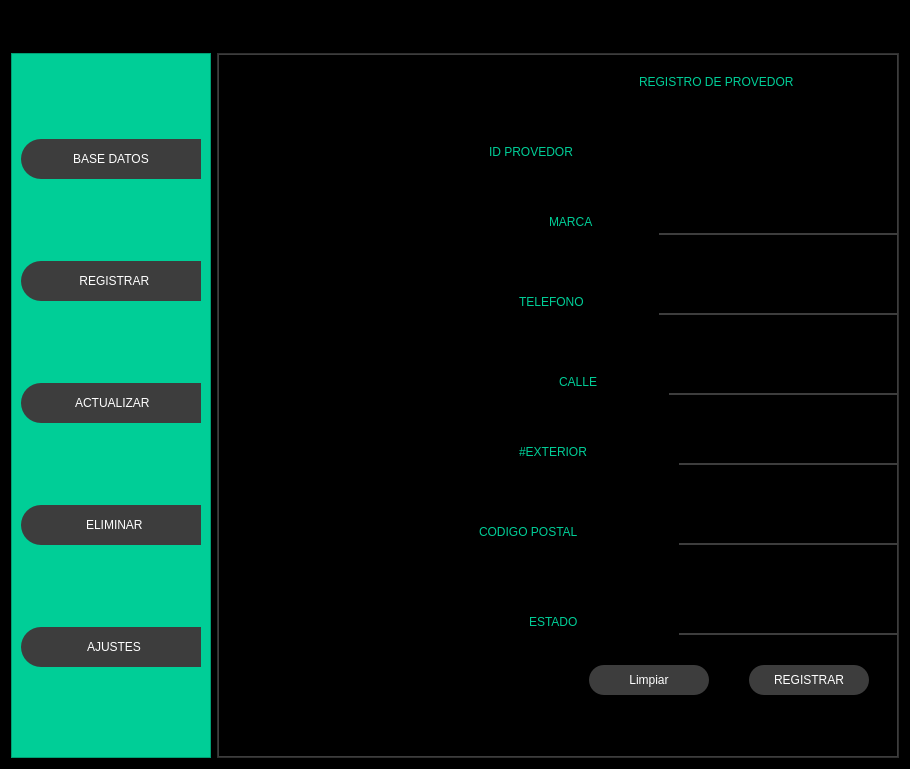
<?xml version="1.0" encoding="UTF-8"?>
<ui version="4.0">
 <class>MainWindow</class>
 <widget class="QMainWindow" name="MainWindow">
  <property name="geometry">
   <rect>
    <x>0</x>
    <y>0</y>
    <width>910</width>
    <height>769</height>
   </rect>
  </property>
  <property name="windowTitle">
   <string>MainWindow</string>
  </property>
  <property name="layoutDirection">
   <enum>Qt::LeftToRight</enum>
  </property>
  <widget class="QWidget" name="centralwidget">
   <property name="styleSheet">
    <string notr="true">background-color: rgb(0, 0, 0);</string>
   </property>
   <layout class="QVBoxLayout" name="verticalLayout">
    <property name="spacing">
     <number>0</number>
    </property>
    <property name="leftMargin">
     <number>0</number>
    </property>
    <property name="topMargin">
     <number>0</number>
    </property>
    <property name="rightMargin">
     <number>0</number>
    </property>
    <property name="bottomMargin">
     <number>0</number>
    </property>
    <item>
     <widget class="QFrame" name="frame">
      <property name="frameShape">
       <enum>QFrame::StyledPanel</enum>
      </property>
      <property name="frameShadow">
       <enum>QFrame::Raised</enum>
      </property>
      <layout class="QVBoxLayout" name="verticalLayout_2" stretch="1,8">
       <property name="spacing">
        <number>0</number>
       </property>
       <property name="leftMargin">
        <number>0</number>
       </property>
       <property name="topMargin">
        <number>0</number>
       </property>
       <property name="rightMargin">
        <number>0</number>
       </property>
       <property name="bottomMargin">
        <number>0</number>
       </property>
       <item>
        <widget class="QFrame" name="frame_superior">
         <property name="minimumSize">
          <size>
           <width>0</width>
           <height>42</height>
          </size>
         </property>
         <property name="maximumSize">
          <size>
           <width>16777215</width>
           <height>40</height>
          </size>
         </property>
         <property name="styleSheet">
          <string notr="true">
QFrame{
background-color: rgb(0, 0, 0);
}



QPushButton{
background-color:#000000ff;
border-radius:20px;

}


QPushButton:hover{
background-color: rgb(61, 61, 61);
border-radius:20px;
}</string>
         </property>
         <property name="frameShape">
          <enum>QFrame::StyledPanel</enum>
         </property>
         <property name="frameShadow">
          <enum>QFrame::Raised</enum>
         </property>
         <layout class="QHBoxLayout" name="horizontalLayout">
          <property name="spacing">
           <number>5</number>
          </property>
          <property name="leftMargin">
           <number>0</number>
          </property>
          <property name="topMargin">
           <number>0</number>
          </property>
          <property name="rightMargin">
           <number>0</number>
          </property>
          <property name="bottomMargin">
           <number>0</number>
          </property>
          <item>
           <widget class="QLabel" name="label">
            <property name="styleSheet">
             <string notr="true">font: 87 12pt &quot;Arial Black&quot;;
color: rgb(0, 206, 151);</string>
            </property>
            <property name="text">
             <string/>
            </property>
           </widget>
          </item>
          <item>
           <widget class="QPushButton" name="bt_menu">
            <property name="minimumSize">
             <size>
              <width>200</width>
              <height>0</height>
             </size>
            </property>
            <property name="text">
             <string/>
            </property>
            <property name="icon">
             <iconset>
              <normaloff>imagenes/menu.svg</normaloff>imagenes/menu.svg</iconset>
            </property>
            <property name="iconSize">
             <size>
              <width>38</width>
              <height>38</height>
             </size>
            </property>
           </widget>
          </item>
          <item>
           <spacer name="horizontalSpacer">
            <property name="orientation">
             <enum>Qt::Horizontal</enum>
            </property>
            <property name="sizeHint" stdset="0">
             <size>
              <width>252</width>
              <height>17</height>
             </size>
            </property>
           </spacer>
          </item>
          <item>
           <widget class="QPushButton" name="bt_minimizar">
            <property name="minimumSize">
             <size>
              <width>40</width>
              <height>40</height>
             </size>
            </property>
            <property name="styleSheet">
             <string notr="true"/>
            </property>
            <property name="text">
             <string/>
            </property>
            <property name="icon">
             <iconset>
              <normaloff>imagenes/minimizar.svg</normaloff>imagenes/minimizar.svg</iconset>
            </property>
            <property name="iconSize">
             <size>
              <width>38</width>
              <height>38</height>
             </size>
            </property>
           </widget>
          </item>
          <item>
           <widget class="QPushButton" name="bt_restaurar">
            <property name="minimumSize">
             <size>
              <width>40</width>
              <height>40</height>
             </size>
            </property>
            <property name="styleSheet">
             <string notr="true"/>
            </property>
            <property name="text">
             <string/>
            </property>
            <property name="icon">
             <iconset>
              <normaloff>imagenes/minimo.svg</normaloff>imagenes/minimo.svg</iconset>
            </property>
            <property name="iconSize">
             <size>
              <width>38</width>
              <height>38</height>
             </size>
            </property>
           </widget>
          </item>
          <item>
           <widget class="QPushButton" name="bt_maximizar">
            <property name="minimumSize">
             <size>
              <width>40</width>
              <height>40</height>
             </size>
            </property>
            <property name="styleSheet">
             <string notr="true"/>
            </property>
            <property name="text">
             <string/>
            </property>
            <property name="icon">
             <iconset>
              <normaloff>imagenes/maximo.svg</normaloff>imagenes/maximo.svg</iconset>
            </property>
            <property name="iconSize">
             <size>
              <width>38</width>
              <height>38</height>
             </size>
            </property>
           </widget>
          </item>
          <item>
           <widget class="QPushButton" name="bt_cerrar">
            <property name="minimumSize">
             <size>
              <width>40</width>
              <height>40</height>
             </size>
            </property>
            <property name="styleSheet">
             <string notr="true"/>
            </property>
            <property name="text">
             <string/>
            </property>
            <property name="icon">
             <iconset>
              <normaloff>imagenes/cerrar.svg</normaloff>imagenes/cerrar.svg</iconset>
            </property>
            <property name="iconSize">
             <size>
              <width>38</width>
              <height>38</height>
             </size>
            </property>
           </widget>
          </item>
         </layout>
        </widget>
       </item>
       <item>
        <widget class="QFrame" name="frame_contenido">
         <property name="frameShape">
          <enum>QFrame::StyledPanel</enum>
         </property>
         <property name="frameShadow">
          <enum>QFrame::Raised</enum>
         </property>
         <layout class="QHBoxLayout" name="horizontalLayout_2">
          <item>
           <widget class="QFrame" name="frame_control">
            <property name="minimumSize">
             <size>
              <width>200</width>
              <height>0</height>
             </size>
            </property>
            <property name="maximumSize">
             <size>
              <width>0</width>
              <height>16777215</height>
             </size>
            </property>
            <property name="styleSheet">
             <string notr="true">
QFrame{
background-color: rgb(0, 206, 151);
}



QPushButton{
background-color: rgb(61, 61, 61);
border-top-left-radius: 20px;
border-bottom-left-radius: 20px;
color: rgb(255, 255, 255);
font: 77 10pt &quot;Arial Black&quot;;
	
}

QPushButton:hover{
background-color: white;
border-top-left-radius: 20px;
border-bottom-left-radius: 20px;
color: rgb(0, 0, 0);
font: 77 10pt &quot;Arial Black&quot;;
}</string>
            </property>
            <property name="frameShape">
             <enum>QFrame::StyledPanel</enum>
            </property>
            <property name="frameShadow">
             <enum>QFrame::Raised</enum>
            </property>
            <layout class="QVBoxLayout" name="verticalLayout_3">
             <item>
              <widget class="QPushButton" name="bt_datos">
               <property name="minimumSize">
                <size>
                 <width>0</width>
                 <height>40</height>
                </size>
               </property>
               <property name="text">
                <string>BASE DATOS</string>
               </property>
               <property name="icon">
                <iconset>
                 <normaloff>imagenes/base datos.svg</normaloff>imagenes/base datos.svg</iconset>
               </property>
               <property name="iconSize">
                <size>
                 <width>35</width>
                 <height>35</height>
                </size>
               </property>
              </widget>
             </item>
             <item>
              <widget class="QPushButton" name="bt_registrar">
               <property name="minimumSize">
                <size>
                 <width>0</width>
                 <height>40</height>
                </size>
               </property>
               <property name="text">
                <string>  REGISTRAR</string>
               </property>
               <property name="icon">
                <iconset>
                 <normaloff>imagenes/registrar.svg</normaloff>imagenes/registrar.svg</iconset>
               </property>
               <property name="iconSize">
                <size>
                 <width>30</width>
                 <height>30</height>
                </size>
               </property>
              </widget>
             </item>
             <item>
              <widget class="QPushButton" name="bt_actualizar">
               <property name="minimumSize">
                <size>
                 <width>0</width>
                 <height>40</height>
                </size>
               </property>
               <property name="text">
                <string> ACTUALIZAR</string>
               </property>
               <property name="icon">
                <iconset>
                 <normaloff>imagenes/actualizar.svg</normaloff>imagenes/actualizar.svg</iconset>
               </property>
               <property name="iconSize">
                <size>
                 <width>35</width>
                 <height>35</height>
                </size>
               </property>
              </widget>
             </item>
             <item>
              <widget class="QPushButton" name="bt_eliminar">
               <property name="minimumSize">
                <size>
                 <width>0</width>
                 <height>40</height>
                </size>
               </property>
               <property name="layoutDirection">
                <enum>Qt::LeftToRight</enum>
               </property>
               <property name="autoFillBackground">
                <bool>false</bool>
               </property>
               <property name="text">
                <string>  ELIMINAR</string>
               </property>
               <property name="icon">
                <iconset>
                 <normaloff>imagenes/eliminar.svg</normaloff>imagenes/eliminar.svg</iconset>
               </property>
               <property name="iconSize">
                <size>
                 <width>35</width>
                 <height>35</height>
                </size>
               </property>
               <property name="autoRepeat">
                <bool>false</bool>
               </property>
               <property name="autoExclusive">
                <bool>false</bool>
               </property>
              </widget>
             </item>
             <item>
              <widget class="QPushButton" name="bt_ajustes">
               <property name="minimumSize">
                <size>
                 <width>0</width>
                 <height>40</height>
                </size>
               </property>
               <property name="text">
                <string>  AJUSTES</string>
               </property>
               <property name="icon">
                <iconset>
                 <normaloff>imagenes/ajustes.svg</normaloff>imagenes/ajustes.svg</iconset>
               </property>
               <property name="iconSize">
                <size>
                 <width>35</width>
                 <height>35</height>
                </size>
               </property>
              </widget>
             </item>
            </layout>
           </widget>
          </item>
          <item>
           <widget class="QFrame" name="frame_paginas">
            <property name="styleSheet">
             <string notr="true">QFrame{
	
	background-color: rgb(61, 61, 61);
}

QLabel{
font: 87 12pt &quot;Arial Black&quot;;
background-color:#000000ff;
color: rgb(0, 206, 151);
border:0px solid #14C8DC;

}

QLineEdit{
border:0px;
color: rgb(255, 255, 255);
border-bottom:2px solid  rgb(61, 61, 61);
font: 75 12pt &quot;Times New Roman&quot;;

}


QPushButton{
background-color: rgb(61, 61, 61);
border-radius: 15px;
color: rgb(255, 255, 255);
font: 77 10pt &quot;Arial Black&quot;;
	
}

QPushButton:hover{
background-color: rgb(0, 206, 151);
border-radius: 15px;
color: rgb(0, 0, 0);
font: 77 10pt &quot;Arial Black&quot;;
}


QTableWidget {
    background-color:  rgb(255, 255, 255);
	color: rgb(0, 0, 0);
    gridline-color:   rgb(0, 206, 151);
    font-size: 12pt;
    color: #000000;
}


QHeaderView::section {
    background-color:  rgb(0, 206, 151);
    border: 1px solid   rgb(0, 0, 0);
    font-size: 12pt;
}


QTableWidget QTableCornerButton::section {
    background-color:  rgb(0, 0, 0);
    border: 1px solid  rgb(0, 206, 151);
}
</string>
            </property>
            <property name="frameShape">
             <enum>QFrame::StyledPanel</enum>
            </property>
            <property name="frameShadow">
             <enum>QFrame::Raised</enum>
            </property>
            <layout class="QVBoxLayout" name="verticalLayout_5">
             <property name="leftMargin">
              <number>1</number>
             </property>
             <property name="topMargin">
              <number>1</number>
             </property>
             <property name="rightMargin">
              <number>1</number>
             </property>
             <property name="bottomMargin">
              <number>1</number>
             </property>
             <item>
              <widget class="QStackedWidget" name="stackedWidget">
               <property name="currentIndex">
                <number>2</number>
               </property>
               <widget class="QWidget" name="page_datos">
                <layout class="QVBoxLayout" name="verticalLayout_9">
                 <item>
                  <layout class="QVBoxLayout" name="verticalLayout_4">
                   <item>
                    <widget class="QLabel" name="label_3">
                     <property name="text">
                      <string>PRODUCTOS</string>
                     </property>
                     <property name="alignment">
                      <set>Qt::AlignCenter</set>
                     </property>
                    </widget>
                   </item>
                   <item>
                    <widget class="QTableWidget" name="tabla_productos">
                     <column>
                      <property name="text">
                       <string>CODIGO</string>
                      </property>
                     </column>
                     <column>
                      <property name="text">
                       <string>NOMBRE</string>
                      </property>
                     </column>
                     <column>
                      <property name="text">
                       <string>MODELO</string>
                      </property>
                     </column>
                     <column>
                      <property name="text">
                       <string>PRECIO</string>
                      </property>
                     </column>
                     <column>
                      <property name="text">
                       <string>CANTIDAD</string>
                      </property>
                     </column>
                    </widget>
                   </item>
                   <item>
                    <layout class="QHBoxLayout" name="horizontalLayout_3">
                     <item>
                      <spacer name="horizontalSpacer_2">
                       <property name="orientation">
                        <enum>Qt::Horizontal</enum>
                       </property>
                       <property name="sizeHint" stdset="0">
                        <size>
                         <width>40</width>
                         <height>20</height>
                        </size>
                       </property>
                      </spacer>
                     </item>
                     <item>
                      <widget class="QPushButton" name="bt_refrescar">
                       <property name="minimumSize">
                        <size>
                         <width>120</width>
                         <height>30</height>
                        </size>
                       </property>
                       <property name="text">
                        <string>REFRESCAR</string>
                       </property>
                      </widget>
                     </item>
                    </layout>
                   </item>
                  </layout>
                 </item>
                </layout>
               </widget>
               <widget class="QWidget" name="page_registrar">
                <layout class="QVBoxLayout" name="verticalLayout_8">
                 <item>
                  <widget class="QLabel" name="label_2">
                   <property name="maximumSize">
                    <size>
                     <width>16777215</width>
                     <height>100</height>
                    </size>
                   </property>
                   <property name="text">
                    <string>REGISTRAR VENDEDOR</string>
                   </property>
                   <property name="alignment">
                    <set>Qt::AlignCenter</set>
                   </property>
                  </widget>
                 </item>
                 <item>
                  <layout class="QHBoxLayout" name="horizontalLayout_4">
                   <property name="spacing">
                    <number>6</number>
                   </property>
                   <item>
                    <layout class="QVBoxLayout" name="verticalLayout_6">
                     <property name="spacing">
                      <number>30</number>
                     </property>
                     <item>
                      <widget class="QLabel" name="label_7">
                       <property name="font">
                        <font>
                         <family>Arial Black</family>
                         <pointsize>12</pointsize>
                         <weight>10</weight>
                         <italic>false</italic>
                         <bold>false</bold>
                        </font>
                       </property>
                       <property name="text">
                        <string>NOMBRE</string>
                       </property>
                      </widget>
                     </item>
                     <item>
                      <widget class="QLabel" name="label_18">
                       <property name="text">
                        <string>PATERNO</string>
                       </property>
                      </widget>
                     </item>
                     <item>
                      <widget class="QLabel" name="label_21">
                       <property name="text">
                        <string>MATERNO</string>
                       </property>
                      </widget>
                     </item>
                     <item>
                      <widget class="QLabel" name="label_20">
                       <property name="text">
                        <string>SALARIO</string>
                       </property>
                      </widget>
                     </item>
                     <item>
                      <widget class="QLabel" name="label_10">
                       <property name="text">
                        <string>#EXTERIOR</string>
                       </property>
                      </widget>
                     </item>
                     <item>
                      <widget class="QLabel" name="label_19">
                       <property name="text">
                        <string>CALLE</string>
                       </property>
                      </widget>
                     </item>
                     <item>
                      <widget class="QLabel" name="label_8">
                       <property name="text">
                        <string>TELEFONO</string>
                       </property>
                      </widget>
                     </item>
                     <item>
                      <widget class="QLabel" name="label_22">
                       <property name="text">
                        <string>ESTADO</string>
                       </property>
                      </widget>
                     </item>
                     <item>
                      <widget class="QLabel" name="label_11">
                       <property name="text">
                        <string>C.P._</string>
                       </property>
                      </widget>
                     </item>
                    </layout>
                   </item>
                   <item>
                    <widget class="Line" name="line">
                     <property name="orientation">
                      <enum>Qt::Horizontal</enum>
                     </property>
                    </widget>
                   </item>
                   <item>
                    <layout class="QVBoxLayout" name="verticalLayout_7">
                     <property name="spacing">
                      <number>30</number>
                     </property>
                     <item>
                      <widget class="QLineEdit" name="txtnombre"/>
                     </item>
                     <item>
                      <widget class="QLineEdit" name="txtpaterno"/>
                     </item>
                     <item>
                      <widget class="QLineEdit" name="txtmaterno"/>
                     </item>
                     <item>
                      <widget class="QLineEdit" name="txtsalario"/>
                     </item>
                     <item>
                      <widget class="QLineEdit" name="txtexterior"/>
                     </item>
                     <item>
                      <widget class="QLineEdit" name="txtcalle"/>
                     </item>
                     <item>
                      <widget class="QLineEdit" name="txttelefono"/>
                     </item>
                     <item>
                      <widget class="QLineEdit" name="txtestado"/>
                     </item>
                     <item>
                      <widget class="QLineEdit" name="txtcp"/>
                     </item>
                    </layout>
                   </item>
                   <item>
                    <widget class="Line" name="line_4">
                     <property name="orientation">
                      <enum>Qt::Horizontal</enum>
                     </property>
                    </widget>
                   </item>
                  </layout>
                 </item>
                 <item>
                  <layout class="QHBoxLayout" name="horizontalLayout_5">
                   <property name="spacing">
                    <number>6</number>
                   </property>
                   <item>
                    <widget class="QLabel" name="signal_registrar">
                     <property name="minimumSize">
                      <size>
                       <width>200</width>
                       <height>0</height>
                      </size>
                     </property>
                     <property name="text">
                      <string/>
                     </property>
                     <property name="alignment">
                      <set>Qt::AlignCenter</set>
                     </property>
                    </widget>
                   </item>
                   <item>
                    <spacer name="horizontalSpacer_3">
                     <property name="orientation">
                      <enum>Qt::Horizontal</enum>
                     </property>
                     <property name="sizeHint" stdset="0">
                      <size>
                       <width>40</width>
                       <height>20</height>
                      </size>
                     </property>
                    </spacer>
                   </item>
                   <item>
                    <widget class="QPushButton" name="btnProvedor">
                     <property name="minimumSize">
                      <size>
                       <width>120</width>
                       <height>30</height>
                      </size>
                     </property>
                     <property name="text">
                      <string>PROVEDOR</string>
                     </property>
                    </widget>
                   </item>
                   <item>
                    <widget class="QPushButton" name="bt_agregar">
                     <property name="minimumSize">
                      <size>
                       <width>120</width>
                       <height>30</height>
                      </size>
                     </property>
                     <property name="text">
                      <string>REGISTRAR</string>
                     </property>
                    </widget>
                   </item>
                  </layout>
                 </item>
                </layout>
               </widget>
               <widget class="QWidget" name="page_provedor">
                <widget class="QLabel" name="label_9">
                 <property name="geometry">
                  <rect>
                   <x>420</x>
                   <y>20</y>
                   <width>225</width>
                   <height>13</height>
                  </rect>
                 </property>
                 <property name="minimumSize">
                  <size>
                   <width>225</width>
                   <height>0</height>
                  </size>
                 </property>
                 <property name="text">
                  <string>REGISTRO DE PROVEDOR</string>
                 </property>
                </widget>
                <widget class="QLabel" name="label_23">
                 <property name="geometry">
                  <rect>
                   <x>270</x>
                   <y>90</y>
                   <width>150</width>
                   <height>13</height>
                  </rect>
                 </property>
                 <property name="minimumSize">
                  <size>
                   <width>150</width>
                   <height>0</height>
                  </size>
                 </property>
                 <property name="text">
                  <string>ID PROVEDOR</string>
                 </property>
                </widget>
                <widget class="QLabel" name="label_24">
                 <property name="geometry">
                  <rect>
                   <x>330</x>
                   <y>160</y>
                   <width>150</width>
                   <height>13</height>
                  </rect>
                 </property>
                 <property name="minimumSize">
                  <size>
                   <width>150</width>
                   <height>0</height>
                  </size>
                 </property>
                 <property name="text">
                  <string>MARCA</string>
                 </property>
                </widget>
                <widget class="QLabel" name="label_25">
                 <property name="geometry">
                  <rect>
                   <x>300</x>
                   <y>240</y>
                   <width>150</width>
                   <height>13</height>
                  </rect>
                 </property>
                 <property name="minimumSize">
                  <size>
                   <width>150</width>
                   <height>0</height>
                  </size>
                 </property>
                 <property name="text">
                  <string>TELEFONO</string>
                 </property>
                </widget>
                <widget class="QLabel" name="label_26">
                 <property name="geometry">
                  <rect>
                   <x>340</x>
                   <y>320</y>
                   <width>150</width>
                   <height>13</height>
                  </rect>
                 </property>
                 <property name="minimumSize">
                  <size>
                   <width>150</width>
                   <height>0</height>
                  </size>
                 </property>
                 <property name="text">
                  <string>CALLE</string>
                 </property>
                </widget>
                <widget class="QLabel" name="label_27">
                 <property name="geometry">
                  <rect>
                   <x>300</x>
                   <y>390</y>
                   <width>150</width>
                   <height>13</height>
                  </rect>
                 </property>
                 <property name="minimumSize">
                  <size>
                   <width>150</width>
                   <height>0</height>
                  </size>
                 </property>
                 <property name="text">
                  <string>#EXTERIOR</string>
                 </property>
                </widget>
                <widget class="QLabel" name="label_28">
                 <property name="geometry">
                  <rect>
                   <x>260</x>
                   <y>470</y>
                   <width>150</width>
                   <height>13</height>
                  </rect>
                 </property>
                 <property name="minimumSize">
                  <size>
                   <width>150</width>
                   <height>0</height>
                  </size>
                 </property>
                 <property name="text">
                  <string>CODIGO POSTAL</string>
                 </property>
                </widget>
                <widget class="QLabel" name="label_29">
                 <property name="geometry">
                  <rect>
                   <x>310</x>
                   <y>560</y>
                   <width>150</width>
                   <height>13</height>
                  </rect>
                 </property>
                 <property name="minimumSize">
                  <size>
                   <width>150</width>
                   <height>0</height>
                  </size>
                 </property>
                 <property name="text">
                  <string>ESTADO</string>
                 </property>
                </widget>
                <widget class="QLineEdit" name="marcatxt">
                 <property name="geometry">
                  <rect>
                   <x>440</x>
                   <y>160</y>
                   <width>271</width>
                   <height>20</height>
                  </rect>
                 </property>
                </widget>
                <widget class="QLineEdit" name="telefonotxt_">
                 <property name="geometry">
                  <rect>
                   <x>440</x>
                   <y>240</y>
                   <width>271</width>
                   <height>20</height>
                  </rect>
                 </property>
                </widget>
                <widget class="QLineEdit" name="calle_txt">
                 <property name="geometry">
                  <rect>
                   <x>450</x>
                   <y>320</y>
                   <width>271</width>
                   <height>20</height>
                  </rect>
                 </property>
                </widget>
                <widget class="QLineEdit" name="exteriortxt_">
                 <property name="geometry">
                  <rect>
                   <x>460</x>
                   <y>390</y>
                   <width>271</width>
                   <height>20</height>
                  </rect>
                 </property>
                </widget>
                <widget class="QLineEdit" name="CP_txt">
                 <property name="geometry">
                  <rect>
                   <x>460</x>
                   <y>470</y>
                   <width>271</width>
                   <height>20</height>
                  </rect>
                 </property>
                </widget>
                <widget class="QLineEdit" name="estado_txt">
                 <property name="geometry">
                  <rect>
                   <x>460</x>
                   <y>560</y>
                   <width>271</width>
                   <height>20</height>
                  </rect>
                 </property>
                </widget>
                <widget class="QPushButton" name="btregistra">
                 <property name="geometry">
                  <rect>
                   <x>530</x>
                   <y>610</y>
                   <width>120</width>
                   <height>30</height>
                  </rect>
                 </property>
                 <property name="minimumSize">
                  <size>
                   <width>120</width>
                   <height>30</height>
                  </size>
                 </property>
                 <property name="text">
                  <string>REGISTRAR</string>
                 </property>
                </widget>
                <widget class="QLabel" name="ID_provedor_">
                 <property name="geometry">
                  <rect>
                   <x>440</x>
                   <y>90</y>
                   <width>500</width>
                   <height>13</height>
                  </rect>
                 </property>
                 <property name="text">
                  <string/>
                 </property>
                </widget>
                <widget class="QLabel" name="IDsprovedor">
                 <property name="geometry">
                  <rect>
                   <x>370</x>
                   <y>650</y>
                   <width>500</width>
                   <height>13</height>
                  </rect>
                 </property>
                 <property name="text">
                  <string/>
                 </property>
                </widget>
                <widget class="QPushButton" name="btnLimpiarProvedor">
                 <property name="geometry">
                  <rect>
                   <x>370</x>
                   <y>610</y>
                   <width>120</width>
                   <height>30</height>
                  </rect>
                 </property>
                 <property name="text">
                  <string>Limpiar</string>
                 </property>
                </widget>
               </widget>
               <widget class="QWidget" name="page_actualizar">
                <layout class="QVBoxLayout" name="verticalLayout_12">
                 <item>
                  <widget class="QLabel" name="label_14">
                   <property name="text">
                    <string>ACTUALIZAR PRODUCTOS</string>
                   </property>
                   <property name="alignment">
                    <set>Qt::AlignCenter</set>
                   </property>
                  </widget>
                 </item>
                 <item>
                  <layout class="QHBoxLayout" name="horizontalLayout_7">
                   <item>
                    <widget class="QLabel" name="label_15">
                     <property name="text">
                      <string> NOMBRE DEL PRODUCTO : </string>
                     </property>
                    </widget>
                   </item>
                   <item>
                    <widget class="QLineEdit" name="act_buscar">
                     <property name="text">
                      <string/>
                     </property>
                    </widget>
                   </item>
                   <item>
                    <widget class="QPushButton" name="bt_actualiza_buscar">
                     <property name="minimumSize">
                      <size>
                       <width>100</width>
                       <height>30</height>
                      </size>
                     </property>
                     <property name="text">
                      <string>BUSCAR</string>
                     </property>
                    </widget>
                   </item>
                  </layout>
                 </item>
                 <item>
                  <spacer name="verticalSpacer_4">
                   <property name="orientation">
                    <enum>Qt::Vertical</enum>
                   </property>
                   <property name="sizeHint" stdset="0">
                    <size>
                     <width>20</width>
                     <height>40</height>
                    </size>
                   </property>
                  </spacer>
                 </item>
                 <item>
                  <layout class="QHBoxLayout" name="horizontalLayout_8">
                   <item>
                    <layout class="QVBoxLayout" name="verticalLayout_11">
                     <property name="spacing">
                      <number>30</number>
                     </property>
                     <item>
                      <widget class="QLabel" name="label_4">
                       <property name="text">
                        <string>CODIGO</string>
                       </property>
                      </widget>
                     </item>
                     <item>
                      <widget class="QLabel" name="label_5">
                       <property name="text">
                        <string>NOMBRE</string>
                       </property>
                      </widget>
                     </item>
                     <item>
                      <widget class="QLabel" name="label_6">
                       <property name="text">
                        <string>MODELO</string>
                       </property>
                      </widget>
                     </item>
                     <item>
                      <widget class="QLabel" name="label_12">
                       <property name="text">
                        <string>PRECIO</string>
                       </property>
                      </widget>
                     </item>
                     <item>
                      <widget class="QLabel" name="label_13">
                       <property name="text">
                        <string>CANTIDAD</string>
                       </property>
                      </widget>
                     </item>
                    </layout>
                   </item>
                   <item>
                    <layout class="QVBoxLayout" name="verticalLayout_10">
                     <property name="spacing">
                      <number>30</number>
                     </property>
                     <item>
                      <widget class="QLineEdit" name="act_codigo"/>
                     </item>
                     <item>
                      <widget class="QLineEdit" name="act_nombre"/>
                     </item>
                     <item>
                      <widget class="QLineEdit" name="act_modelo"/>
                     </item>
                     <item>
                      <widget class="QLineEdit" name="act_precio"/>
                     </item>
                     <item>
                      <widget class="QLineEdit" name="act_cantidad"/>
                     </item>
                    </layout>
                   </item>
                   <item>
                    <spacer name="horizontalSpacer_6">
                     <property name="orientation">
                      <enum>Qt::Horizontal</enum>
                     </property>
                     <property name="sizeHint" stdset="0">
                      <size>
                       <width>40</width>
                       <height>20</height>
                      </size>
                     </property>
                    </spacer>
                   </item>
                  </layout>
                 </item>
                 <item>
                  <spacer name="verticalSpacer_3">
                   <property name="orientation">
                    <enum>Qt::Vertical</enum>
                   </property>
                   <property name="sizeHint" stdset="0">
                    <size>
                     <width>20</width>
                     <height>40</height>
                    </size>
                   </property>
                  </spacer>
                 </item>
                 <item>
                  <layout class="QHBoxLayout" name="horizontalLayout_6">
                   <item>
                    <widget class="QLabel" name="signal_actualizar">
                     <property name="minimumSize">
                      <size>
                       <width>200</width>
                       <height>0</height>
                      </size>
                     </property>
                     <property name="text">
                      <string/>
                     </property>
                     <property name="alignment">
                      <set>Qt::AlignCenter</set>
                     </property>
                    </widget>
                   </item>
                   <item>
                    <spacer name="horizontalSpacer_5">
                     <property name="orientation">
                      <enum>Qt::Horizontal</enum>
                     </property>
                     <property name="sizeHint" stdset="0">
                      <size>
                       <width>40</width>
                       <height>20</height>
                      </size>
                     </property>
                    </spacer>
                   </item>
                   <item>
                    <widget class="QPushButton" name="bt_actualiza_tabla">
                     <property name="minimumSize">
                      <size>
                       <width>120</width>
                       <height>30</height>
                      </size>
                     </property>
                     <property name="text">
                      <string>ACTUALIZAR</string>
                     </property>
                    </widget>
                   </item>
                  </layout>
                 </item>
                </layout>
               </widget>
               <widget class="QWidget" name="page_eliminar">
                <layout class="QVBoxLayout" name="verticalLayout_13">
                 <item>
                  <widget class="QLabel" name="label_16">
                   <property name="text">
                    <string>ELIMINAR PRODUCTOS</string>
                   </property>
                   <property name="alignment">
                    <set>Qt::AlignCenter</set>
                   </property>
                  </widget>
                 </item>
                 <item>
                  <layout class="QHBoxLayout" name="horizontalLayout_9">
                   <item>
                    <widget class="QLabel" name="label_17">
                     <property name="text">
                      <string> NOMBRE DEL PRODUCTO:</string>
                     </property>
                    </widget>
                   </item>
                   <item>
                    <widget class="QLineEdit" name="eliminar_buscar"/>
                   </item>
                   <item>
                    <widget class="QPushButton" name="bt_buscar_borrar">
                     <property name="minimumSize">
                      <size>
                       <width>100</width>
                       <height>30</height>
                      </size>
                     </property>
                     <property name="text">
                      <string>BUSCAR</string>
                     </property>
                    </widget>
                   </item>
                  </layout>
                 </item>
                 <item>
                  <widget class="QTableWidget" name="tabla_borrar">
                   <column>
                    <property name="text">
                     <string>CODIGO</string>
                    </property>
                   </column>
                   <column>
                    <property name="text">
                     <string>NOMBRE</string>
                    </property>
                   </column>
                   <column>
                    <property name="text">
                     <string>MODELO</string>
                    </property>
                   </column>
                   <column>
                    <property name="text">
                     <string>PRECIO</string>
                    </property>
                   </column>
                   <column>
                    <property name="text">
                     <string>CANTIDAD</string>
                    </property>
                   </column>
                  </widget>
                 </item>
                 <item>
                  <layout class="QHBoxLayout" name="horizontalLayout_10">
                   <item>
                    <widget class="QLabel" name="signal_eliminacion">
                     <property name="minimumSize">
                      <size>
                       <width>200</width>
                       <height>0</height>
                      </size>
                     </property>
                     <property name="text">
                      <string/>
                     </property>
                     <property name="alignment">
                      <set>Qt::AlignCenter</set>
                     </property>
                    </widget>
                   </item>
                   <item>
                    <spacer name="horizontalSpacer_7">
                     <property name="orientation">
                      <enum>Qt::Horizontal</enum>
                     </property>
                     <property name="sizeHint" stdset="0">
                      <size>
                       <width>40</width>
                       <height>20</height>
                      </size>
                     </property>
                    </spacer>
                   </item>
                   <item>
                    <widget class="QPushButton" name="bt_borrar">
                     <property name="minimumSize">
                      <size>
                       <width>120</width>
                       <height>30</height>
                      </size>
                     </property>
                     <property name="text">
                      <string>ELIMINAR</string>
                     </property>
                    </widget>
                   </item>
                  </layout>
                 </item>
                </layout>
               </widget>
               <widget class="QWidget" name="page_ajustes"/>
              </widget>
             </item>
            </layout>
           </widget>
          </item>
         </layout>
        </widget>
       </item>
      </layout>
     </widget>
    </item>
   </layout>
  </widget>
 </widget>
 <resources/>
 <connections/>
</ui>
